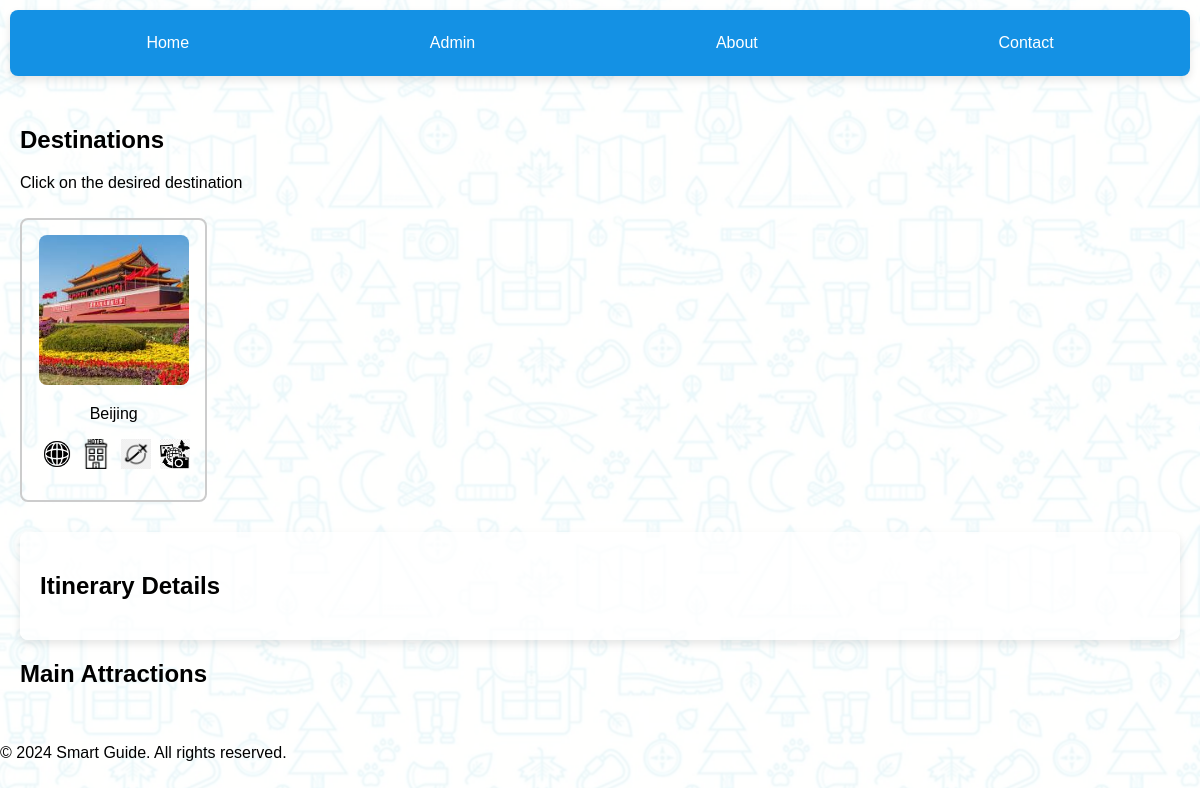
The page /destinations/2 on the database its author committed.
### tables this page shows
CREATE TABLE destinations (
    id INTEGER PRIMARY KEY AUTOINCREMENT,
    name TEXT NOT NULL,
    country_id INTEGER,
    image_path TEXT,
    FOREIGN KEY (country_id) REFERENCES countries (id)
);

### app.py (the view)
@app.route('/destinations/<int:country_id>')
def destinations(country_id):
    destinations = get_destinations_by_country(country_id)
    return render_template('destinations.html', destinations=destinations)

### app.py (called while the page is built)
def get_destinations_by_country(country_id):
    db_path = os.path.join(os.path.dirname(__file__), 'db', 'trip_planner.db')
    conn = sqlite3.connect(db_path)
    cursor = conn.cursor()
    cursor.execute('''
        SELECT destinations.id, destinations.name, destinations.image_path
        FROM destinations
        WHERE destinations.country_id = ?
    ''', (country_id,))
    destinations = cursor.fetchall()
    conn.close()
    return destinations

### templates/destinations.html (shortened to what this page needs)
<!DOCTYPE html>
<html lang="en">
<head>
    <link rel="stylesheet" href="{{ url_for('static', filename='styles.css') }}">
    <link rel="stylesheet" href="https://cdnjs.cloudflare.com/ajax/libs/font-awesome/6.0.0-beta3/css/all.min.css">
</head>
<body>
    <header>
        <nav class="navbar">
            <a href="/">Home</a>
            <a href="/admin">Admin</a>
            <a href="/about">About</a>
            <a href="/contact">Contact</a>
        </nav>
    </header>
    <main>
        {% if destinations %}
            <h2>Destinations</h2>
            <p>Click on the desired destination</p>
            <div class="destination-list">
                {% for destination in destinations %}
                    <div class="destination-item">
                        <img src="{{ url_for('static', filename=destination[2]) }}" alt="{{ destination[1] }}" class="destination-image" onclick="showAttractions({{ destination[0] }})" style="cursor: pointer;">
                        <p>{{ destination[1] }}
                        <a href="https://en.wikipedia.org/wiki/{{ destination[1] }}" target="_blank">
                            <img src="/static/images/wiki.png" alt= About {{ destination[1] }} class="icon-image">
                        </a>
                        <a href="https://www.google.com/search?q=hotels+in+{{ destination[1] }}" target="_blank">
                            <img src="/static/images/hotel.png" alt= Search Hotels class="icon-image">
                        </a>
                        <a href="https://www.google.com/search?q=flights+to+{{ destination[1] }}" target="_blank">
                            <img src="/static/images/flights.png" alt= Search Hotels class="icon-image">
                        </a>
                        <a href="https://www.google.com/search?q=local+attractions+in+{{ destination[1] }}" target="_blank">
                            <img src="/static/images/attractions.png" alt= Search Hotels class="icon-image">
                        </a>
                    </P>
                    </div>
                {% endfor %}
            </div>
        {% else %}
            <p>No destinations found.</p>
        {% endif %}
        <section id="itinerary-section">
                <h2>Itinerary Details</h2>
        </section>
        <section id="attractions-section">
            <h2>Main Attractions</h2>
        </section>
    </main>
    {% include 'footer.html' %}
</body>
</html>

### static/styles.css (style rules this page uses)
body { background-image: url('/static/images/background.png'); background-size: auto; background-position: center; background-repeat: repeat; font-family: Arial, sans-serif; margin: 0; padding: 0; }
.navbar { display: flex; justify-content: space-around; background-color: #1491e4; padding: 1rem; box-shadow: 0 4px 8px rgba(0, 0, 0, 0.1); border-radius: 8px; margin: 10px; }
.navbar a { color: white; text-decoration: none; padding: 0.5rem 1rem; transition: background-color 0.3s, color 0.3s, transform 0.3s; border-radius: 4px; }
.destination-list { display: flex; flex-wrap: wrap; gap: 20px; }
.destination-item { text-align: center; border: 2px solid #ccc; padding: 15px; margin: 10px 0; border-radius: 8px; transition: all 0.3s ease; }
.destination-image { width: 150px; height: 150px; object-fit: cover; transition: transform 0.3s ease; max-width: 100%; border-radius: 8px; }
main { padding: 20px; }
#itinerary-section { margin-top: 20px; background-color: rgba(255, 255, 255, 0.8); padding: 20px; border-radius: 8px; box-shadow: 0 4px 8px rgba(0, 0, 0, 0.1); }
#attractions-section { margin-top: 20px; }
.icon-image { width: 30px; height:30px; object-fit: cover; transition: transform 0.3s ease; margin-left: 5px; vertical-align: middle; }

### templates/destinations.html (style rules this page uses)
a { text-decoration: none; }

### rows shown on the page
destinations: image_path (picture), name "Beijing"
